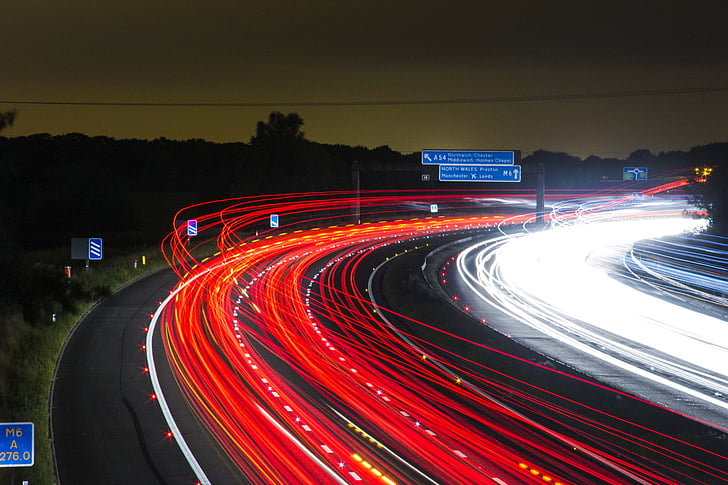
#> input picture client/resources/background.jpg, 728 x 485 px
$ python -i app.py   (imports and definitions only)   (older library calls are emulated)
#> lines starting #> are read from the running program, lines starting #| are printed output that depends on the picture
import base64
import io
import json
import logging
import os
import queue
import threading
import time
import tkinter as tk
from tkinter import ttk
from tkinter.ttk import Treeview
from PIL import Image, ImageTk
import requests
import socketio
import datetime

# [1 line not run here, left out]
logger = logging.getLogger(__name__)

AUTHENTICATE_ENDPOINT = os.environ.get("AUTHENTICATE_ENDPOINT", "http://localhost:5003/users/authenticate")
STREAM_SERVICE_ENDPOINT = os.environ.get("STREAM_SERVICE_ENDPOINT", "http://localhost:5004")
STREAM_SERVICE_NAMESPACE = os.environ.get("STREAM_SERVICE_NAMESPACE", "/traffic_sentinel_stream")

def _bind_event_data(widget, sequence, func, add = None):
    # [5 lines left out: function _substitute, not called in this run]
    funcid = widget._register(func, _substitute, needcleanup=1)
    cmd = '{0}if {{"[{1} %d]" == "break"}} break\n'.format('+' if add else '', funcid)
    widget.tk.call('bind', widget._w, sequence, cmd)


def display_login_screen():
    root = tk.Tk()
    root.title("Traffic Sentinel - Login")
    root.geometry("800x600")

    # Load background image with transparency
    background_path = os.path.join("resources", "background.jpg")
    if os.path.exists(background_path):
        background_img = Image.open(background_path)
#> background_img is the input picture: PIL image 728x485 RGB; mean R, G, B 91.5, 60.4, 58.7
        background_img = background_img.resize((800, 600), Image.LANCZOS)
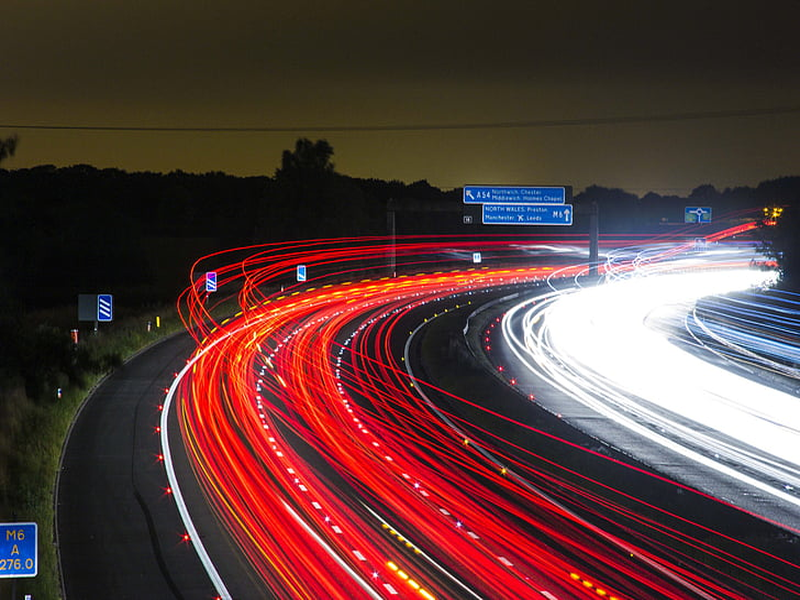
#> background_img: PIL image 800x600 RGB; mean R, G, B 91.4, 60.5, 58.7
        background_photo = ImageTk.PhotoImage(background_img)
        background_label = tk.Label(root, image=background_photo)
        background_label.image = background_photo
        background_label.place(x=0, y=0, relwidth=1, relheight=1)

    # Create a frame for the login content
    content_frame = tk.Frame(root)
    content_frame.configure(bg='#f7f7f7')
    content_frame.place(relx=0.5, rely=0.5, anchor=tk.CENTER)

    # Load and display the logo image
    image_path = os.path.join("resources", "logo.png")
    if os.path.exists(image_path):
        img = Image.open(image_path)
        img = img.resize((300, 200), Image.LANCZOS)
        photo = ImageTk.PhotoImage(img)
        image_label = tk.Label(content_frame, image=photo, bg="white")
        image_label.image = photo
        image_label.pack(pady=(0, 10))

    # [18 lines left out: function login, not called in this run]

    label_username = tk.Label(content_frame, bg="white", text="Username", font=("Arial", 12, "bold"))
    label_username.pack(pady=(20, 0))
    entry_username = tk.Entry(content_frame, font=("Arial", 12))
    entry_username.pack()
    label_password = tk.Label(content_frame, bg="white", text="Password", font=("Arial", 12, "bold"))
    label_password.pack(pady=(20, 0))
    entry_password = tk.Entry(content_frame, show="*", font=("Arial", 12))
    entry_password.pack()
    button_login = tk.Button(content_frame, text="Login", command=login, font=("Arial", 10), bg="black", fg="white", width=20)
    button_login.pack(pady=(20, 0))
    label_error = tk.Label(content_frame, bg="white", text="", fg="red", font=("Arial", 10))
    label_error.pack(pady=(20, 0))

    # [4 lines left out: function on_successful_auth, not called in this run]

    def on_unsuccessful_auth(event):
        label_error.config(text="Invalid credentials", fg="red")

    _bind_event_data (root, '<<SuccessfulAuth>>', on_successful_auth)
    root.bind("<<UnSuccessfulAuth>>", on_unsuccessful_auth)

    root.mainloop()

# [312 lines left out: functions display_home_screen, display_monitoring_screen, not called in this run]

# [1 line not run here, left out]

>>> result = display_login_screen()
